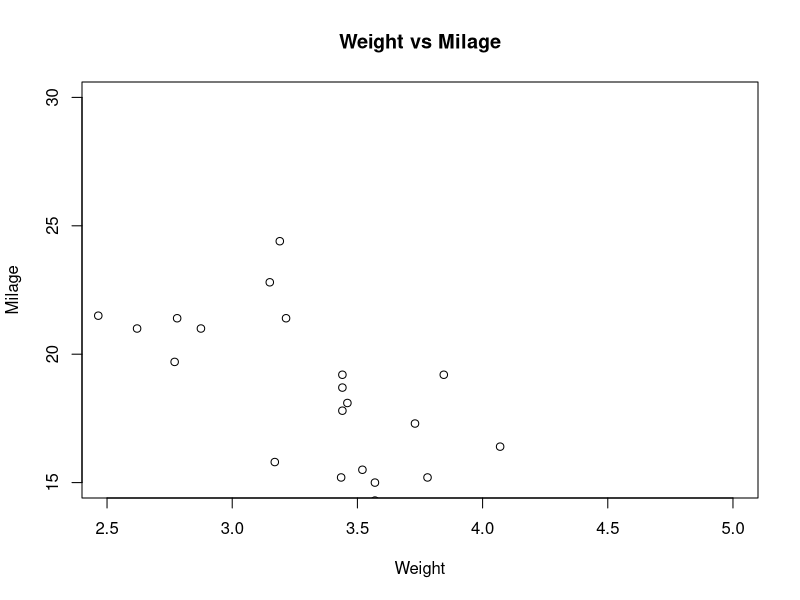
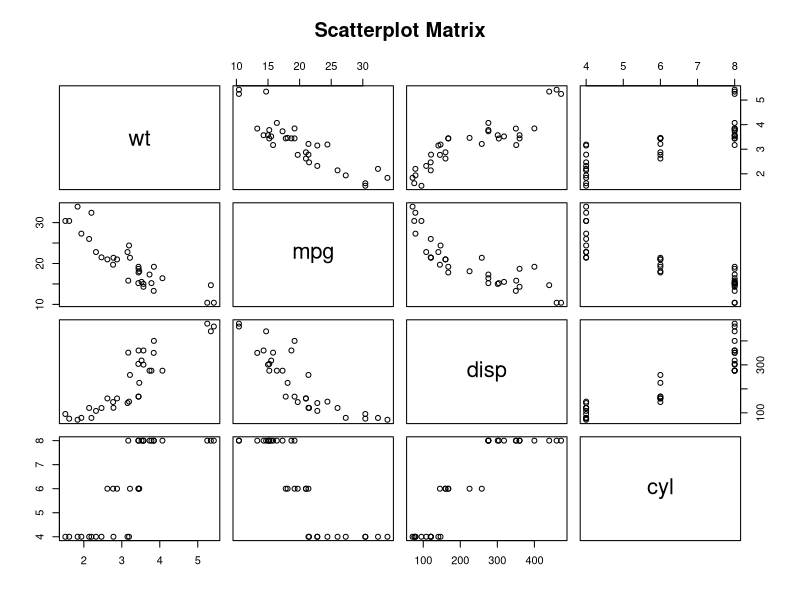

Write R code to recreate these figures, in order.
#point
#plot(x,y,main,xlab,ylab,xlim,ylim,axes)
input <- mtcars[,c('wt','mpg')]
png(file="scatterplot.png")
plot(x=input$wt,y=input$mpg,
     xlab = "Weight",
     ylab = "Milage",
     xlim = c(2.5,5),
     ylim = c(15,30),
     main = "Weight vs Milage"
     )
dev.off()

#pairs(formula,data)
png(file="scatterplot1.png")
pairs(~wt+mpg+disp+cyl,data=mtcars,main="Scatterplot Matrix")
dev.off()